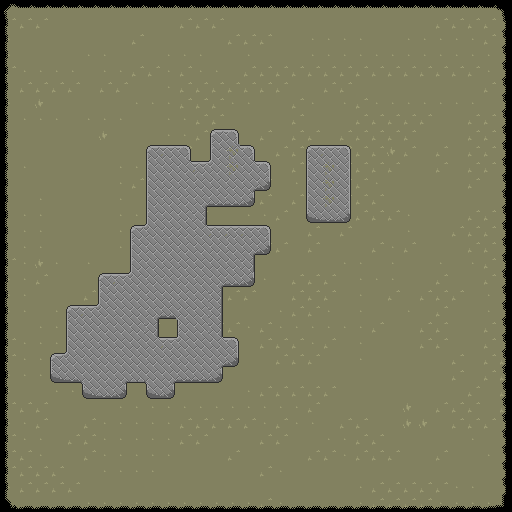

Rendered tile map (Tiled .tmx) drawn with the repository's tilesets; below, a short description and the map source with its tile grids summarised:
An orthogonal 32x32 tile map with 16x16 px tiles, 3 tile layers (Tile Layer 1, another_brick, edge).

<map version="1.0" orientation="orthogonal" width="32" height="32" tilewidth="16" tileheight="16">
 <tileset firstgid="1" name="tileset" tilewidth="16" tileheight="16">
  <image source="../img/tileset.gif" width="128" height="128" />
 </tileset>
 <layer name="Tile Layer 1" width="32" height="32">
  <data>[1024 cells, 1024 non-empty, 5 distinct tile ids]</data>
 </layer>
 <layer name="another_brick" width="32" height="32">
  <data>[1024 cells, 152 non-empty, 17 distinct tile ids]</data>
 </layer>
 <layer name="edge" width="32" height="32">
  <data>[1024 cells, 124 non-empty, 8 distinct tile ids]</data>
 </layer>
</map>
